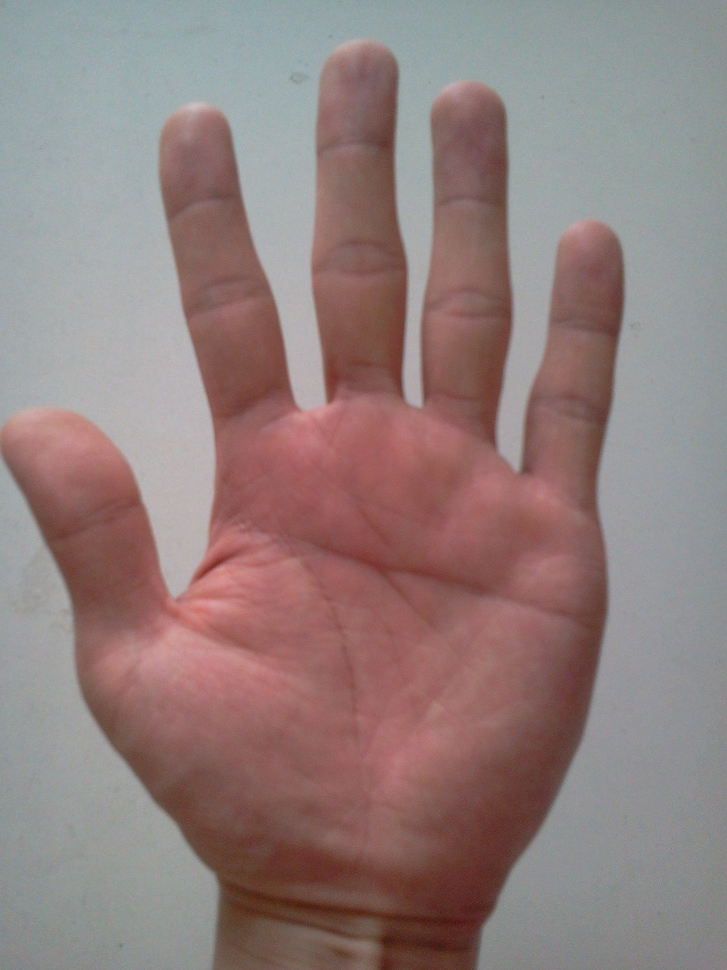
#> input picture image/lihao/lihao.jpg, 727 x 970 px, shrunk from 1536 x 2048 before the run
$ python cutout.py ../image/lihao/lihao.jpg   (older library calls are emulated)
#> lines starting #> are read from the running program, lines starting #| are printed output that depends on the picture; after the words box and inside, x2 and y2 are one past the last pixel; in counts of white or black regions, pixels touching at a corner belong together
import cv2
import numpy as np
import argparse
parser = argparse.ArgumentParser()
parser.add_argument("image", help="input image name")
args = parser.parse_args()
IMAGE_FILE = args.image
IMAGE_USER = IMAGE_FILE.rstrip(".jpg")
print(IMAGE_USER)
img = cv2.imread(IMAGE_FILE)
#> img is the input picture: shape (970, 727, 3); mean B, G, R 125, 126.7, 145.9
#convert to YCrCb and filter
lower = np.array([0,129,70], np.uint8)#yangxuanyue
#lower = np.array([0,139,70], np.uint8)#lihao
upper = np.array([255,180,127], np.uint8)
ycrcb = cv2.cvtColor(img, cv2.COLOR_BGR2YCR_CB)
#> ycrcb: shape (970, 727, 3); mean of channels 0, 1, 2 132.2, 137.7, 123.9
mask = cv2.inRange(ycrcb, lower, upper)
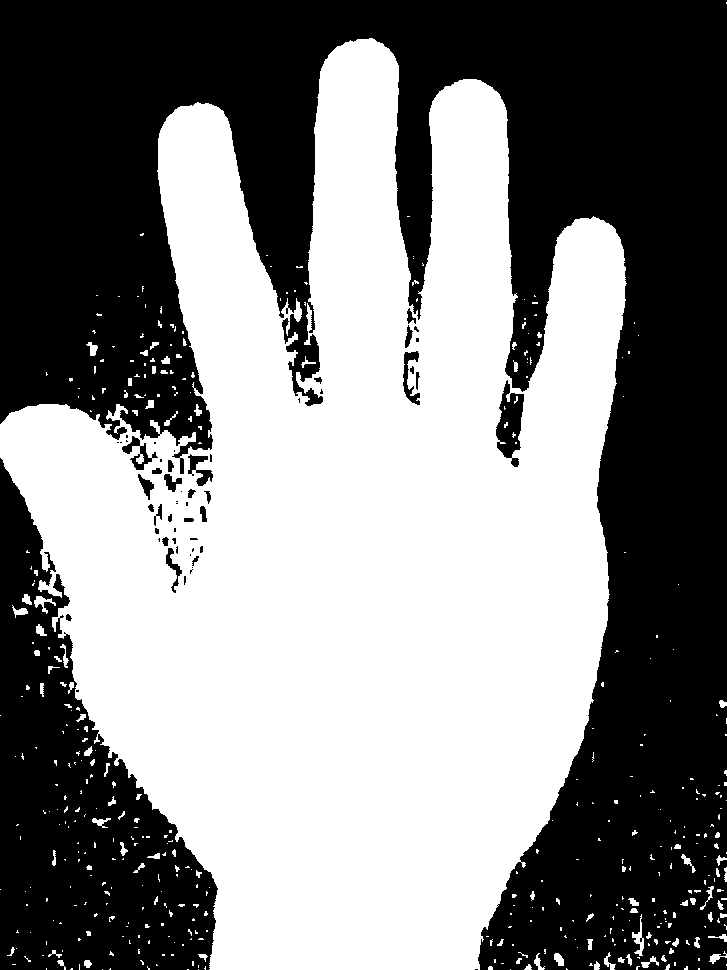
#> mask: shape (970, 727); 51.6% white; 56 black regions (29 under 20 px)
skin = cv2.bitwise_and(img, img, mask=mask)
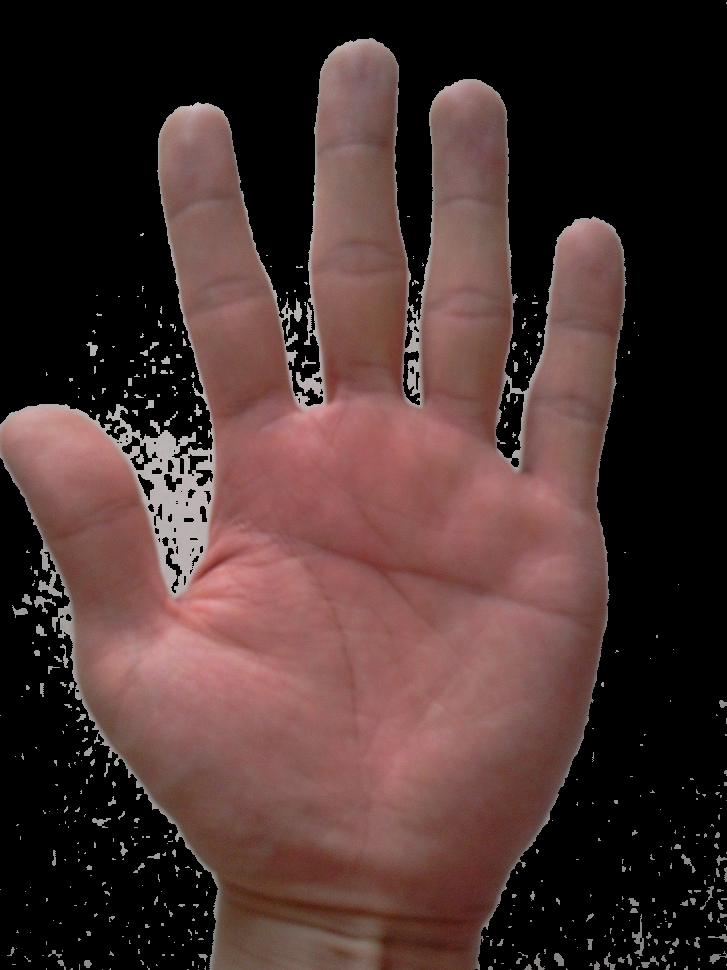
#> skin: shape (970, 727, 3); mean B, G, R 47.5, 49.9, 71.8
cv2.imwrite("{0}_skin.jpg".format(IMAGE_USER),skin)
_,black_and_white = cv2.threshold(mask, 27,255,0)
#find max contours
_, contours, _ = cv2.findContours(black_and_white, cv2.RETR_TREE, cv2.CHAIN_APPROX_SIMPLE)
#> contours = 506 contours, 415 with area under 20; largest, box (x1, y1, x2, y2) and area: (0, 38, 627, 970) 359167, (495, 379, 525, 459) 1466, (402, 350, 421, 406) 458, (165, 547, 183, 594) 274, (129, 442, 153, 471) 272
length = len(contours)
#> length = 506
maxArea = -1
final_Contour = np.zeros(img.shape, np.uint8)
if length > 0:
    for i in range(length):
        temp = contours[i]
        area = cv2.contourArea(temp)
        if area > maxArea:
            maxArea = area
            ci = i
#> this loop made 506 passes
#> (area, maxArea) on passes 25, 28, 35, 43, 118, 435: (28.5, 28.5), (37, 37), (55.5, 55.5), (74, 74), (137, 137), (359167, 359167)
#> area on passes 29, 39, 40, 44, 45, 47: 23.5, 24.5, 25, 50.5, 52, 57
#> after the loop, ci = 434; maxArea = 359167
    largest_contour = contours[ci]
#> largest_contour = contour of 2363 points, box (x1, y1, x2, y2) (0, 38, 627, 970), area 359167
cv2.drawContours(final_Contour, [largest_contour], 0, (0, 255, 0), 4)
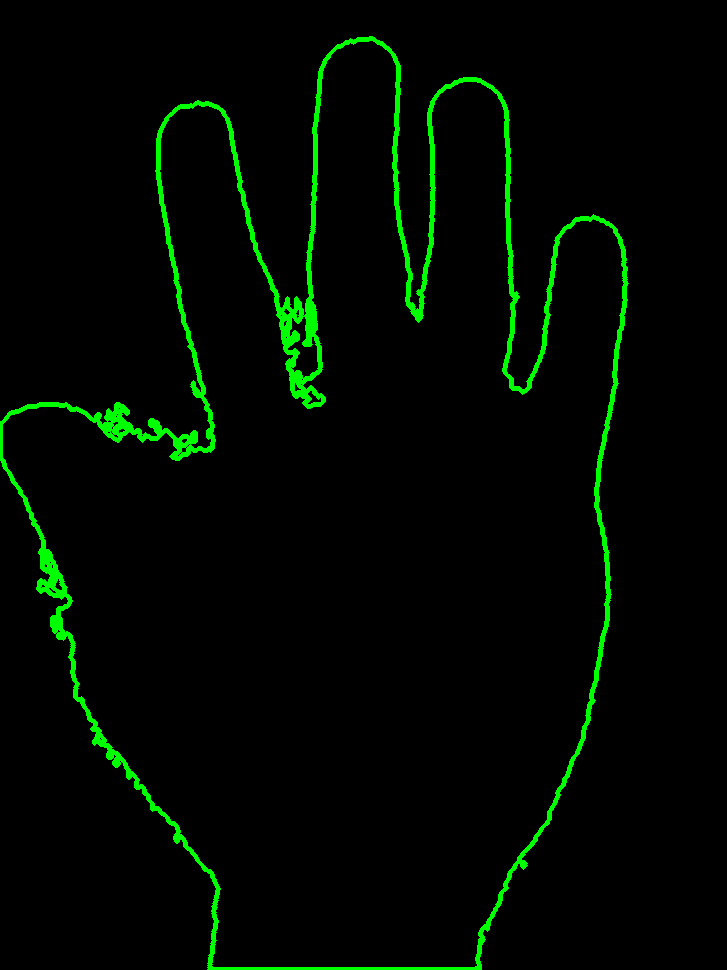
#> final_Contour: shape (970, 727, 3); mean of channels 0, 1, 2 0, 8.5, 0; drawn as B, G, R
cv2.imwrite("{0}_contour.jpg".format(IMAGE_USER),final_Contour)
